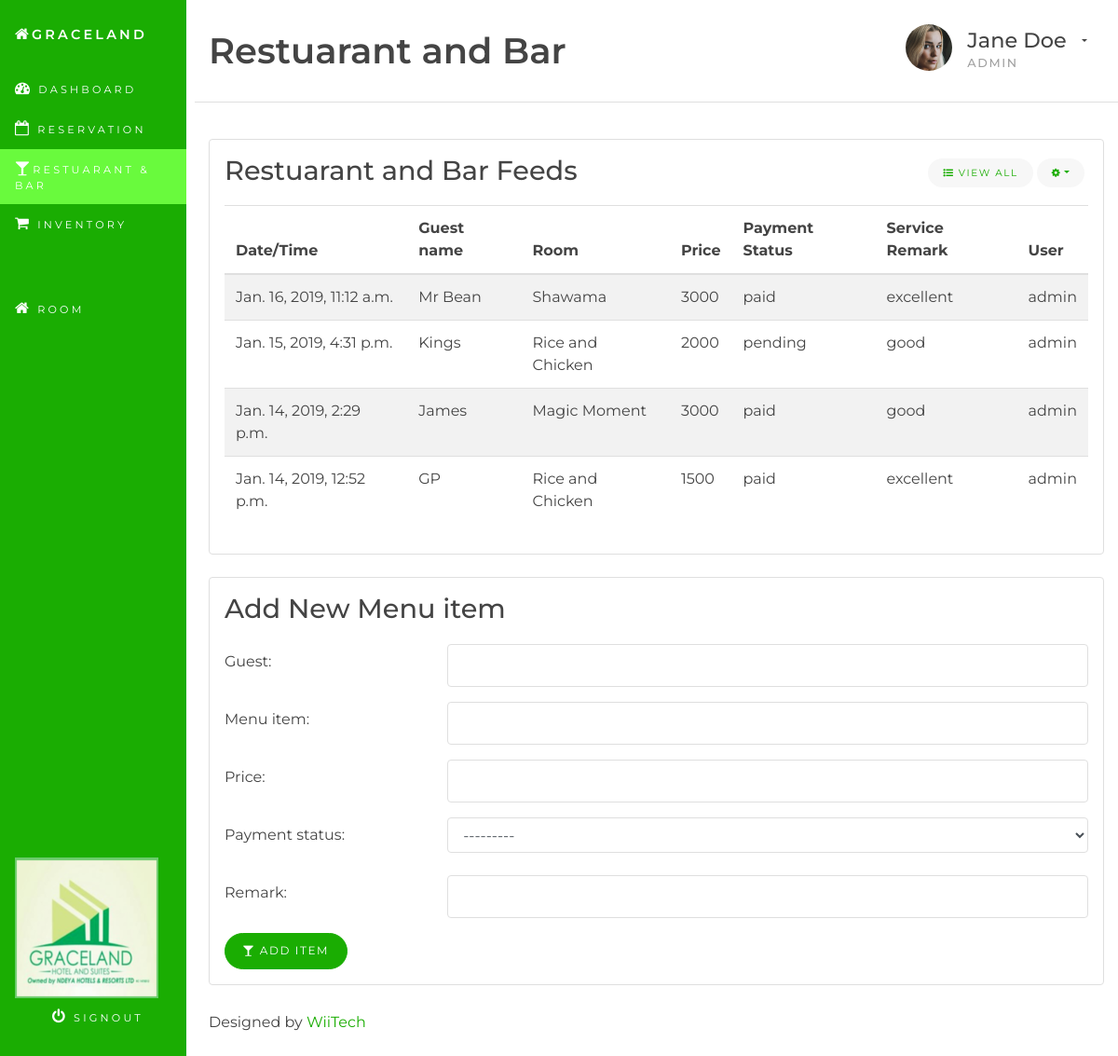
The page /restandbar/ (signed in) on the database its author committed.
### hms/models.py (models this page shows, shortened)
class Restandbar(models.Model):
    PAYMENT_CHOICES = (
        ('paid', 'Paid'),
        ('pending', 'Pending'),
    )
    time = models.DateTimeField(auto_now_add=True)
    guest = models.CharField(max_length=100)
    menu_item = models.CharField(max_length=100)
    price = models.IntegerField()
    payment_status = models.CharField(max_length=20, choices=PAYMENT_CHOICES)
    remark = models.CharField(max_length=100)
    user = models.ForeignKey(User, on_delete=models.CASCADE)
    class Meta:
        ordering = ('-time',)

### hms/views.py (the view)
# urls.py: path('restandbar/', views.restandbar, name='restandbar'),
@login_required
def restandbar(request):
    all_restandbars = Restandbar.objects.all()
    if request.method == 'POST':
        form = RestandbarForm(request.POST)
        if form.is_valid():
            restandbar = form.save(commit=False)
            restandbar.user = request.user
            restandbar.save()
    form = RestandbarForm()
    return render(request, 'hms/restandbar.html', {'form': form, 'all_restandbars': all_restandbars})

### hms/forms.py
class RestandbarForm(forms.ModelForm):
    class Meta:
        model = Restandbar
        exclude = ('time', 'user')
    def __init__(self, *args, **kwargs):
        super(RestandbarForm, self).__init__(*args, **kwargs)
        for fname, f in self.fields.items():
            f.widget.attrs['class'] = 'form-control'

### hms/templates/hms/restandbar.html (shortened to what this page needs)
{% extends 'base.html' %}
{% block content %}
<div class="container-fluid" id="wrapper">
	<div class="row">
		{% include 'hms/restandbar/restandbar_nav.html' %}
		<main class="col-xs-12 col-sm-8 col-lg-9 col-xl-10 pt-3 pl-4 ml-auto">
			{% include 'hms/restandbar/restandbar_head.html' %}
			<section class="row">
				<div class="col-sm-12">
					{% include 'hms/restandbar/restandbar_display.html' %}
					{% include 'hms/restandbar/restandbar_form.html' %}
					{% include 'hms/footer.html' %}
				</div>
			</section>
		</main>
	</div>
</div>
{% endblock content %}

### hms/templates/hms/restandbar/restandbar_display.html (shortened to what this page needs)
<section class="row">
    <div class="col-md-12 col-lg-12">
        <div class="card mb-4">
            <div class="card-block">
                <h3 class="card-title">Restuarant and Bar Feeds</h3>
                <div class="dropdown card-title-btn-container">
                    <button class="btn btn-sm btn-subtle" type="button"><em class="fa fa-list-ul"></em> View All</button>
                    <button class="btn btn-sm btn-subtle dropdown-toggle" type="button" data-toggle="dropdown" aria-haspopup="true" aria-expanded="false"><em class="fa fa-cog"></em></button>
                </div>
                <div class="table-responsive">
                    <table class="table table-striped">
                        <thead>
                            <tr>
                                <th>Date/Time</th>
                                <th>Guest name</th>
                                <th>Room</th>
                                <th>Price</th>
                                <th>Payment Status</th>
                                <th>Service Remark</th>
                                <th>User</th>
                            </tr>
                        </thead>
                        <tbody>
                            {% for restandbar in all_restandbars %}
                                <tr>
                                    <td>{{ restandbar.time }}</td>
                                    <td>{{ restandbar.guest }}</td>
                                    <td>{{ restandbar.menu_item }}</td>
                                    <td>{{ restandbar.price }}</td>
                                    <td>{{ restandbar.payment_status }}</td>
                                    <td>{{ restandbar.remark }}</td>
                                    <td>{{ restandbar.user }}</td>
                                </tr>
                            {% endfor %}
                        </tbody>
                    </table>
                </div>
            </div>
        </div>
    </div>
</section>

### hms/static/css/style.css (style rules this page uses)
body { background-color: #ffffff; font-family: "Montserrat", "Helvetica Neue", Helvetica, Arial, sans-serif; font-size: 1rem; color: #444444; }
h3, h4, h5, h6 { font-family: "Montserrat", "Helvetica Neue", Helvetica, Arial, sans-serif; }
h3 { font-family: "Montserrat", "Helvetica Neue", Helvetica, Arial, sans-serif; font-size: 1.8rem; font-weight: 500; }
.btn { border-radius: 499rem; text-transform: uppercase; letter-spacing: .1rem; font-size: .75rem; padding: .6rem 1.15rem; cursor: pointer; }
.btn-sm { font-size: .65rem; padding: .5rem 1rem; }
.btn-subtle { border: none; background: #f7f7f7; color: #1aad02; -webkit-appearance: none; cursor: pointer; }
.card { background-color: #ffffff; border: 1px solid #dfdfdf; }
.card-block { padding: 1rem; }
.card-title { padding-bottom: .25rem; margin-bottom: 1rem; }
.card-title-btn-container { position: absolute; top: 1.25rem; right: 1.25rem; list-style: none; }
.form-control { border: 1px solid #dfdfdf; background-color: #ffffff; box-shadow: none; }
input.form-control { height: 46px; }
table, td, tr, th, thead { border-color: #dfdfdf !important; }

### rows shown on the page
Restandbar: time "Jan. 16, 2019, 11:12 a.m.", guest "Mr Bean", menu_item "Shawama", price "3000", payment_status "paid", remark "excellent", user "admin"
Restandbar: time "Jan. 15, 2019, 4:31 p.m.", guest "Kings", menu_item "Rice and Chicken", price "2000", payment_status "pending", remark "good", user "admin"
Restandbar: time "Jan. 14, 2019, 2:29 p.m.", guest "James", menu_item "Magic Moment", price "3000", payment_status "paid", remark "good", user "admin"
Restandbar: time "Jan. 14, 2019, 12:52 p.m.", guest "GP", menu_item "Rice and Chicken", price "1500", payment_status "paid", remark "excellent", user "admin"

### other values the page prints
{{ field.label_tag }} "Guest:" "Menu item:" "Price:" "Payment status:" "Remark:"
